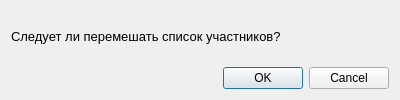
<?xml version="1.0" encoding="UTF-8"?>
<ui version="4.0">
 <class>dialog</class>
 <widget class="QDialog" name="dialog">
  <property name="geometry">
   <rect>
    <x>0</x>
    <y>0</y>
    <width>400</width>
    <height>100</height>
   </rect>
  </property>
  <property name="minimumSize">
   <size>
    <width>400</width>
    <height>100</height>
   </size>
  </property>
  <property name="maximumSize">
   <size>
    <width>400</width>
    <height>100</height>
   </size>
  </property>
  <property name="windowTitle">
   <string> ВНИМАНИЕ!</string>
  </property>
  <layout class="QVBoxLayout" name="verticalLayout">
   <item>
    <widget class="QLabel" name="label">
     <property name="font">
      <font>
       <pointsize>10</pointsize>
      </font>
     </property>
     <property name="text">
      <string>Следует ли перемешать список участников?</string>
     </property>
    </widget>
   </item>
   <item>
    <widget class="QDialogButtonBox" name="buttonBox">
     <property name="orientation">
      <enum>Qt::Horizontal</enum>
     </property>
     <property name="standardButtons">
      <set>QDialogButtonBox::Cancel|QDialogButtonBox::Ok</set>
     </property>
    </widget>
   </item>
  </layout>
 </widget>
 <resources/>
 <connections>
  <connection>
   <sender>buttonBox</sender>
   <signal>accepted()</signal>
   <receiver>dialog</receiver>
   <slot>accept()</slot>
   <hints>
    <hint type="sourcelabel">
     <x>248</x>
     <y>254</y>
    </hint>
    <hint type="destinationlabel">
     <x>157</x>
     <y>274</y>
    </hint>
   </hints>
  </connection>
  <connection>
   <sender>buttonBox</sender>
   <signal>rejected()</signal>
   <receiver>dialog</receiver>
   <slot>reject()</slot>
   <hints>
    <hint type="sourcelabel">
     <x>316</x>
     <y>260</y>
    </hint>
    <hint type="destinationlabel">
     <x>286</x>
     <y>274</y>
    </hint>
   </hints>
  </connection>
 </connections>
</ui>
